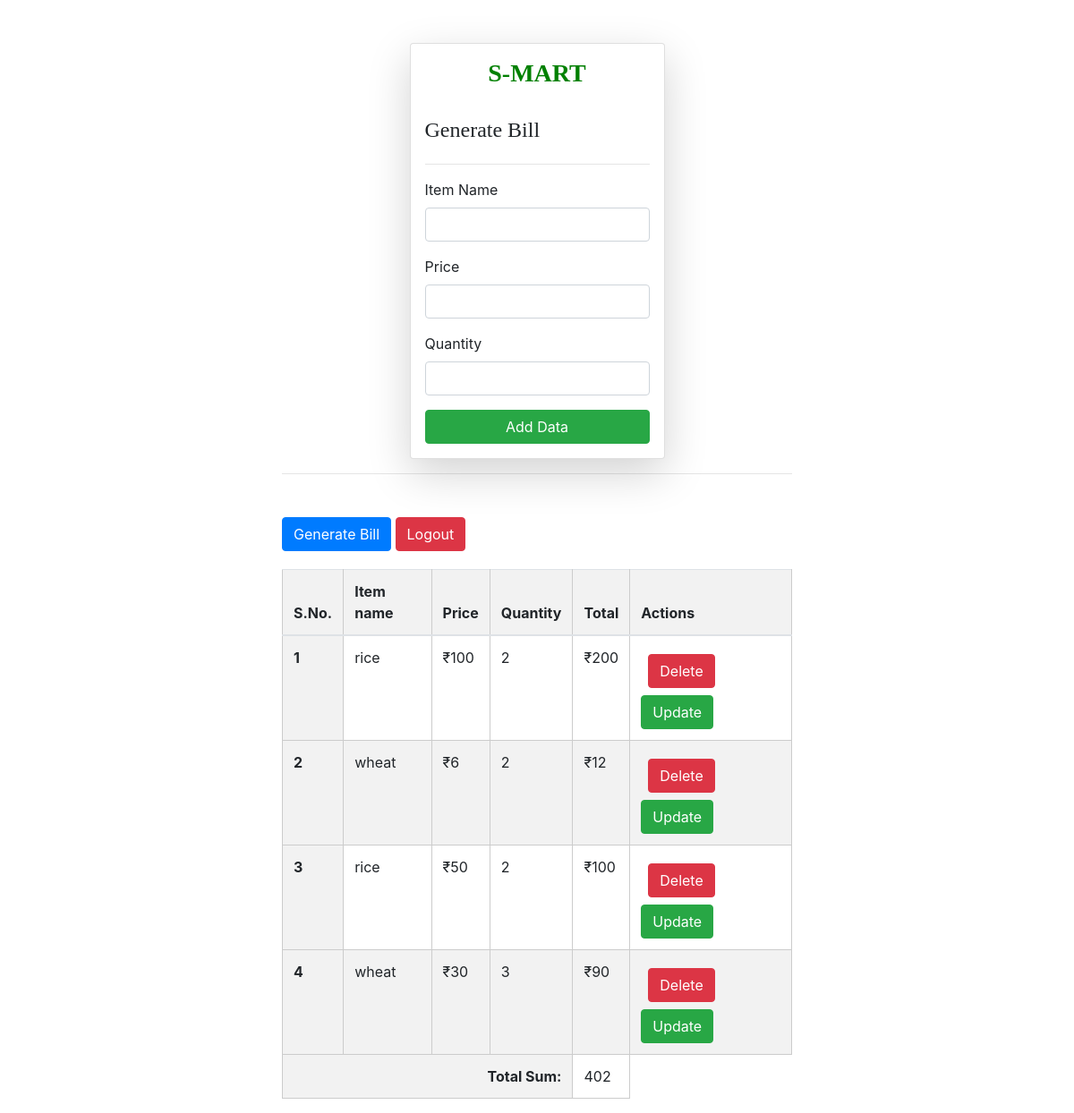
The app's page / (signed in) with its own data.
### home/models.py (models this page shows)
class Receipt(models.Model):
    user = models.ForeignKey(User, on_delete=models.SET_NULL, null=True, blank=True)
    name = models.CharField(max_length=100, default='required')
    price = models.IntegerField(default=0)
    quantity = models.IntegerField(default =0)
    total = models.IntegerField(default=0)

### home/views.py (the view, shortened to what this page needs)
# urls.py: path('', views.receipts, name='receipts'),
@login_required(login_url='/login/')
def receipts(request):
    queryset = Receipt.objects.all()
    if request.GET.get('search'):
        queryset = queryset.filter(
            name__icontains=request.GET.get('search')
        )
    total_sum = sum(receipt.total for receipt in queryset)
    context = {'receipts': queryset, 'total_sum': total_sum}
    return render(request, 'receipts.html', context)

### home/templates/receipts.html (shortened to what this page needs)
{% extends "base.html" %}
{% block start %}
<link href="https://maxcdn.bootstrapcdn.com/bootstrap/4.5.2/css/bootstrap.min.css" rel="stylesheet">
<div class="container mt-5 col-6">
    <form class="col-6 mx-auto card p-3 shadow-lg" method="post" enctype="multipart/form-data">
        <h3 class="text text-center">S-MART</h3>
        <br>
        <h4 style="font-family: 'Times New Roman', Times, serif;">Generate Bill</h4>
        <hr>
        <div class="form-group">
          <label for="itemName">Item Name</label>
          <input type="text" name="name" class="form-control" required>
        </div>
        <div class="form-group">
          <label for="price">Price</label>
          <input name="price" type="number" class="form-control" required>
         </div>
        <div class="form-group">
          <label for="quantity">Quantity</label>
          <input name="quantity" class="form-control" type="number" required>
        </div>
        <button type="submit" class="btn btn-success">Add Data</button>
    </form>
    <hr>
    <div class="mt-5">
        <form action="">
          <button class="btn btn-primary">
            <a class="ok" href="{% url 'pdf' %}">Generate Bill</a>
          </button>
          <button class="btn btn-danger">
            <a class="ok" href="{% url 'logout' %}">Logout</a>
          </button>
        </form>
        <table class="table mt-6">
            <thead>
                <tr>
                    <th scope="col">S.No.</th>
                    <th scope="col">Item name</th>
                    <th scope="col">Price</th>
                    <th scope="col">Quantity</th>
                    <th scope="col">Total</th>
                    <th scope="col">Actions</th>
                </tr>
            </thead>
            <tbody>
                {% for receipt in receipts %}
                <tr>
                    <th scope="row">{{ forloop.counter }}</th>
                    <td>{{ receipt.name }}</td>
                    <td>&#x20B9;{{ receipt.price }}</td>
                    <td>{{ receipt.quantity }}</td>
                    <td>&#x20B9;{{ receipt.total }}</td>
                    <td>
                        <a href="/delete_receipt/{{ receipt.id }}" class="btn btn-danger m-2">Delete</a>
                        <a href="/update_receipt/{{ receipt.id }}" class="btn btn-success">Update</a>
                    </td>
                </tr>
                {% endfor %}
                <tr>
                    <th colspan="4" class="text-right">Total Sum:</th>
                    <td>{{ total_sum }}</td>
                </tr>
            </tbody>
        </table>
    </div>
</div>
{% endblock %}

### home/templates/base.html (shortened to what this page needs)
<!DOCTYPE html>
<html lang="en">
<head>
</head>
<body>
    {% block start %}
    {% endblock %}
</body>
</html>

### home/templates/base.html (style rules this page uses)
table { width: 80%; margin: 20px auto; border-collapse: collapse; }
th, td { padding: 10px; text-align: left; border: 1px solid #ccc; }
th { background-color: #f2f2f2; }
tr:nth-child(even) { background-color: #f2f2f2; }

### home/templates/receipts.html (style rules this page uses)
.text { color: green; font-weight: bold; font-family: 'Times New Roman', Times, serif; }
.ok { color: white; text-decoration: none; }

### records on screen
Receipt: name "rice", price "100", quantity "2", total "200"
Receipt: name "wheat", price "6", quantity "2", total "12"
Receipt: name "rice", price "50", quantity "2", total "100"
Receipt: name "wheat", price "30", quantity "3", total "90"

### other values on screen
{{ total_sum }} "402"
